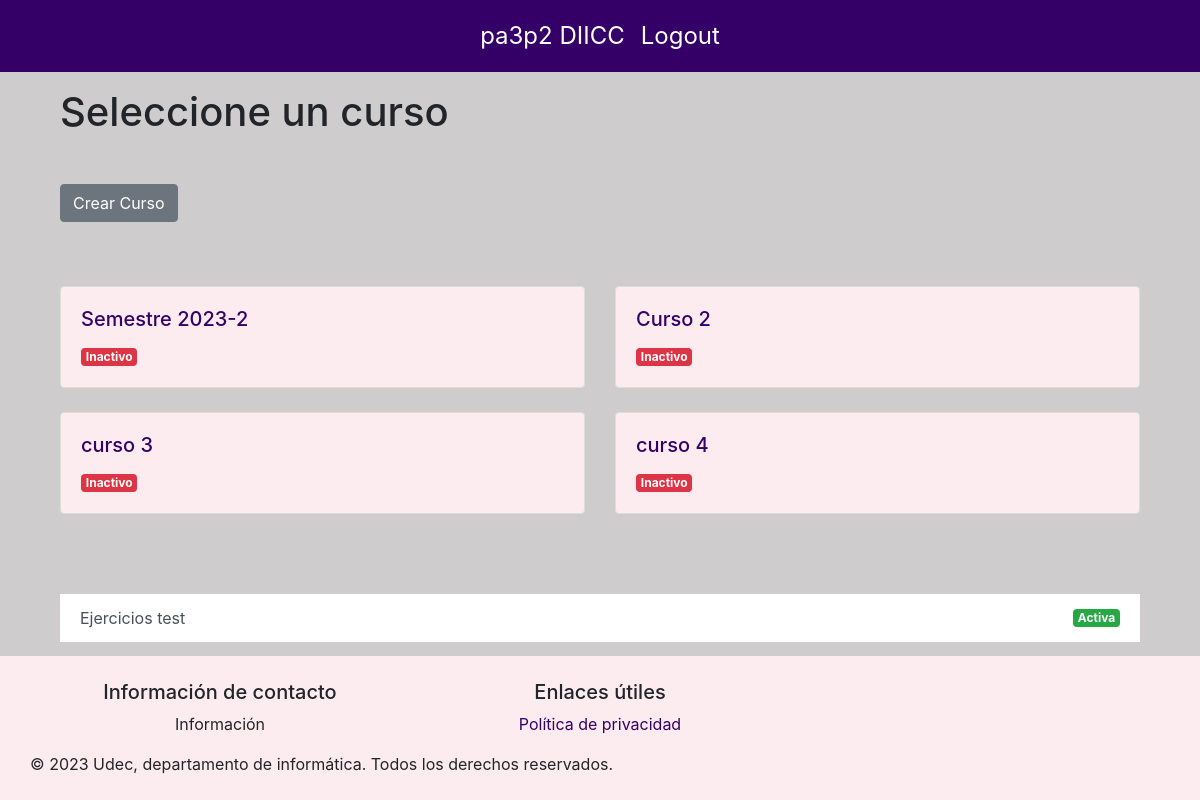
The app's page /dashDocente/1 (signed in), older data.
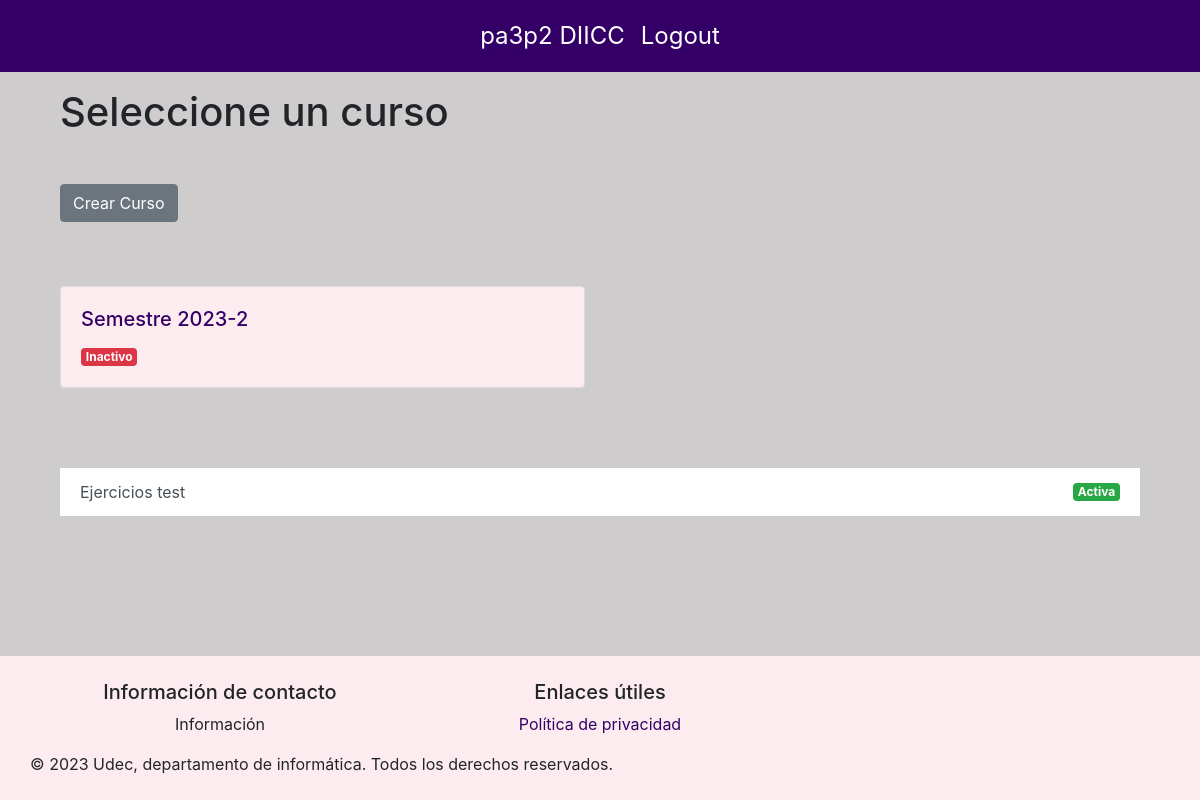
The same page, newer data.
### basedatos/modelos.py (models this page shows, shortened)
class Curso(db.Model):
    id = db.Column(db.Integer, primary_key=True)
    nombre = db.Column(db.String(100), nullable=False, unique=True)
    activa = db.Column(db.Boolean(), nullable=False, default=True)
    estudiantes = db.relationship('Estudiante', secondary=inscripciones, back_populates='cursos')
    grupos = db.relationship('Grupo', order_by=Grupo.id, back_populates='curso')

class Serie(db.Model):
    id = db.Column(db.Integer, primary_key=True)
    nombre = db.Column(db.String(50), nullable=False, unique=True)
    activa = db.Column(db.Boolean(), nullable=False, default=True)
    ejercicios = db.relationship('Ejercicio', order_by=Ejercicio.id, back_populates='serie')

### main.py (the view, shortened to what this page needs)
@app.route('/dashDocente/<int:supervisor_id>', methods=['GET', 'POST'])
@login_required
def dashDocente(supervisor_id):
    if not verify_supervisor(supervisor_id):
        return redirect(url_for('login'))
    series = Serie.query.all()
    cursos = Curso.query.all()
    ejercicios = Ejercicio.query.all()
    ejercicios_por_serie = {}
    curso_seleccionado_id=None
    grupos = []
    if not cursos:
        flash('No existen cursos, por favor crear un curso', 'danger')
        id_curso_seleccionado=None
    if not series:
        flash('No existen series, por favor crear una serie', 'danger')
    if not ejercicios:
        flash('No existen ejercicios, por favor crear un ejercicio', 'danger')
    if curso_seleccionado_id is None or curso_seleccionado_id == 1:  # Ajusta el 1 al ID del primer curso en tu base de datos
        primer_curso = session.get(1)
        if primer_curso:
            grupos = Grupo.query.filter_by(id_curso=curso_seleccionado_id)
    grupos = []
    if curso_seleccionado_id is not None:
        grupos = Grupo.query.filter_by(curso_id=curso_seleccionado_id).all()
    return render_template('vistaDocente.html', supervisor_id=supervisor_id, cursos=cursos, grupos=grupos, curso_seleccionado_id=curso_seleccionado_id,series=series)

### basedatos/modelos.py (called while the page is built)
    @property
    def is_authenticated(self):
        return True

### main.py (called while the page is built)
@login_manager.user_loader
def load_user(user_id):
    if user_id.startswith("e"):
        user = db.session.get(Estudiante, int(user_id[1:]))
    elif user_id.startswith("s"):
        user = db.session.get(Supervisor, int(user_id[1:]))
    else:
        return None
    return user

def verify_supervisor(supervisor_id):
    if not isinstance(current_user, Supervisor):
        flash('No tienes permiso para acceder a este dashboard. Debes ser un Supervisor.', 'danger')
        return False
    if current_user.id != supervisor_id:
        flash('No tienes permiso para acceder a este dashboard.', 'danger')
        return False
    return True

### templates/vistaDocente.html (shortened to what this page needs)
{% extends 'layout.html' %}
{% block content %}
<div class="container mt-5">
  <h1>{% if curso_seleccionado %}{{ curso_seleccionado.nombre }}{% else %}Seleccione un curso{% endif %}</h1>
</div>
<div class="container mt-5">
  <div class="row">
    <div class="col-12 mb-3">
      <a href="{{ url_for('registrarEstudiantes', supervisor_id=supervisor_id) }}" class="btn btn-secondary
      ">Crear Curso</a>
    </div>
<div class="container mt-5">
  <div class="row">
    {% for curso in cursos %}
      <div class="col-md-6 mb-4">
        <a href="{{ url_for('detallesCurso', supervisor_id=supervisor_id, curso_id=curso.id) }}" class="card-link text-decoration-none">
          <div class="card bg-custom-purple text-white">
            <div class="card-body">
              <h5 class="card-title text-lg text-custom-champagne">{{ curso.nombre }}</h5>
              <p class="card-text text-custom-champagne">
                <span class="badge {% if curso.activa %}badge-success{% else %}badge-danger{% endif %}">
                  {% if curso.activa %}
                    Activo
                  {% else %}
                    Inactivo
                  {% endif %}
                </span>
              </p>
            </div>
          </div>
        </a>
      </div>
    {% endfor %}
  </div>
</div>
<div class="container mt-5">
  <ul class="list-group list-group-flush">
    {% for serie in series %}
      <a href="{{ url_for('detallesSeries', supervisor_id=supervisor_id, serie_id=serie.id) }}" class="list-group-item list-group-item-action">
        <div class="d-flex flex-column flex-sm-row justify-content-between align-items-center">
          <span>{{ serie.nombre }}</span>
          <span class="badge {% if serie.activa %}badge-success{% else %}badge-danger{% endif %}">
            {% if serie.activa %}
              Activa
            {% else %}
              Inactiva
            {% endif %}
          </span>
        </div>
      </a>
    {% endfor %}
  </ul>
</div>
{% endblock %}

### templates/layout.html (shortened to what this page needs)
<!doctype html>
<html lang="es">
  <head>
    <link href="{{ url_for('static', filename='css/bootstrap.min.css') }}" rel="stylesheet">
    <link href="{{ url_for('static', filename='css/layout.css') }}" rel="stylesheet">
    <link rel="stylesheet" href="https://cdnjs.cloudflare.com/ajax/libs/font-awesome/5.15.3/css/all.min.css">
  </head>
  <body>
    <nav class="navbar navbar-expand-sm justify-content-center fixed-top">
      <ul class="navbar-nav">
        <li class="nav-item">
          <a class="nav-link" href="{{ url_for('login') }}">pa3p2 DIICC</a>
        </li>
        <li class="nav-item">
          <a class="nav-link" href="{{ url_for('logout') }}">Logout</a>
        </li>
      </ul>
    </nav>
    <main class="container mt-4">
      {% block content %}{% endblock %}
    </main>
  <footer class="footer py-4 fixed-bottom">
    <div class="container text-center">
        <div class="row">
            <div class="col-md-4">
                <h5>Información de contacto</h5>
                <p>Información
                </p>
            </div>
            <div class="col-md-4">
                <h5>Enlaces útiles</h5>
                <ul class="list-unstyled">
                    <li><a href="#">Política de privacidad</a></li>
                </ul>
            </div>
            <div class="col-md-4">
        </div>
        <div class="row">
            <div class="col-12 text-center">
                <p class="mb-0">&copy; 2023 Udec, departamento de informática. Todos los derechos reservados.</p>
            </div>
        </div>
    </div>
  </footer>
  </body>
  </html>

### static/css/layout.css (style rules this page uses)
:root { --silver: #ceccccff; --china-rose: #9d6381ff; --lavender-blush: #fdecefff; --night: #0f110cff; --persian-indigo: #340068ff; --secondary: #6c757d; --silver-opaco: rgba(206, 204, 204, 0.5); --persian-indigo-opaco: rgba(52, 0, 104, 0.5); }
.navbar-nav a { color: white; }
.navbar { transition: 0.5s; font-size: 1.5em; padding: 10px 0; background-color: #340068; }
body { min-height: 100vh; display: flex; flex-direction: column; background-color: #ceccccff; }
main { flex: 1; }
a { color: #340068; }
.footer { position: relative; bottom: 0; width: 100%; background-color: #FDECEF; }

### templates/vistaDocente.html (style rules this page uses)
.card { transition: box-shadow 0.3s ease-in-out; border: 1px solid #ddd; }
.bg-custom-purple { background-color: #FDECEF; }
.text-custom-champagne { color: #340068 ; }
a { color: #340068; }

Row changes from the older to the newer data that the page shows:
removed Curso: nombre "Curso 2", activa "Inactivo"
removed Curso: nombre "curso 3", activa "Inactivo"
removed Curso: nombre "curso 4", activa "Inactivo"
